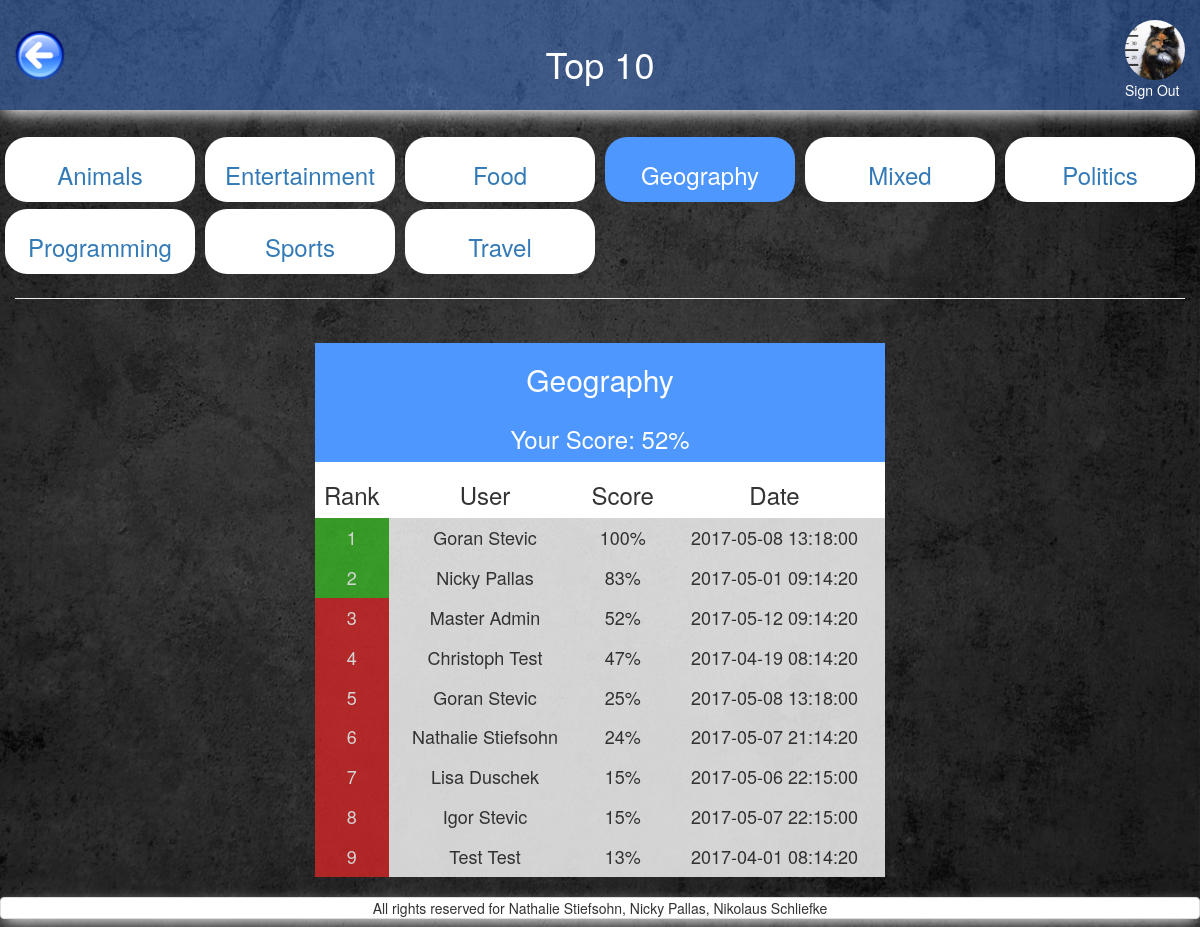
Page /top_10.php?selected_category_id=1 (signed in) on the earlier database version.
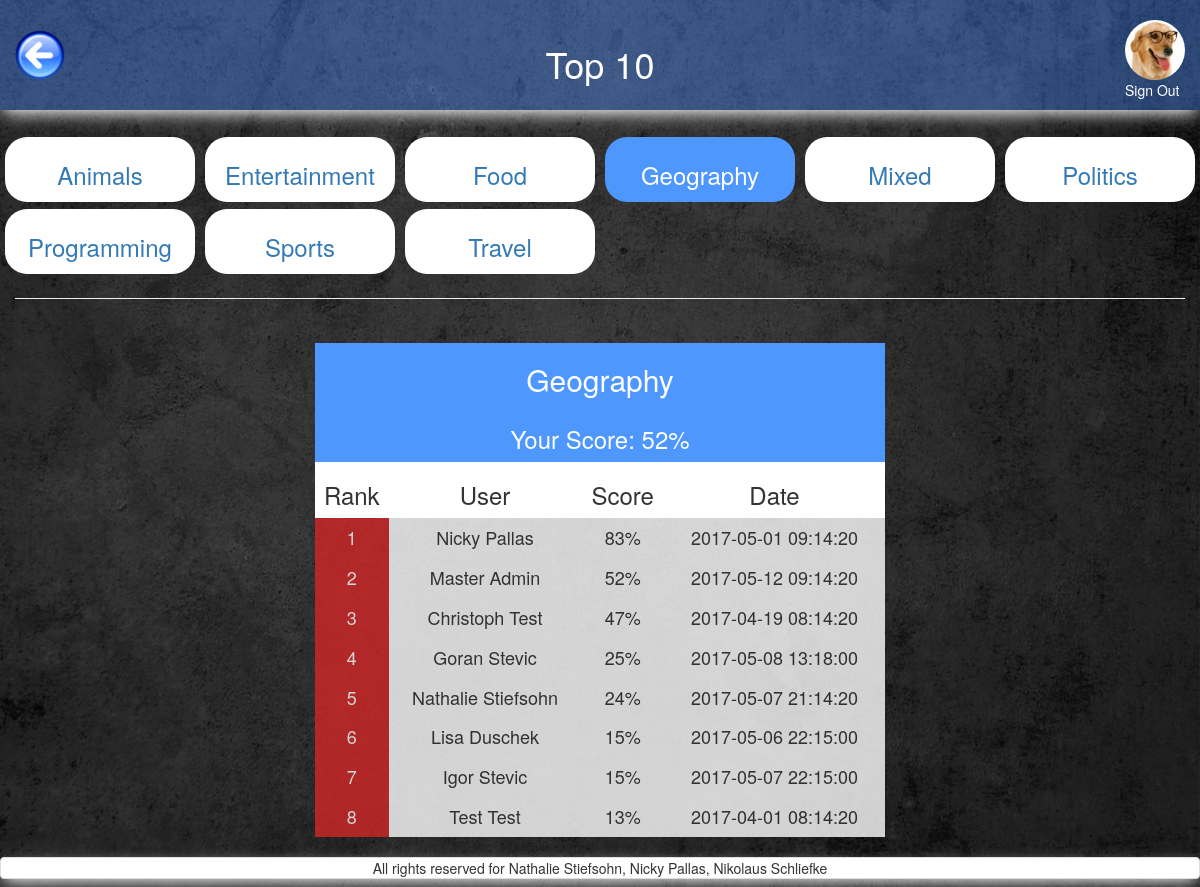
Same page on the later database version.
### tables this page shows
CREATE TABLE `users` (
  `id` int(11) NOT NULL,
  `FK_avatars` int(11) NOT NULL,
  `nickname` varchar(255) NOT NULL,
  `email` varchar(255) NOT NULL,
  `password` varchar(255) NOT NULL,
  `first_name` varchar(255) NOT NULL,
  `family_name` varchar(255) NOT NULL,
  `date_of_birth` date NOT NULL DEFAULT '1993-07-30'
);

CREATE TABLE `avatars` (
  `id` int(11) NOT NULL,
  `location` varchar(255) NOT NULL
);

CREATE TABLE `categories` (
  `id` int(11) NOT NULL,
  `category` varchar(13) NOT NULL,
  `image` varchar(255) NOT NULL DEFAULT 'default.png',
  `amount_questions` int(11) NOT NULL DEFAULT '8',
  `tries` int(11) NOT NULL DEFAULT '5',
  `passed_at` decimal(3,2) NOT NULL DEFAULT '0.60'
);

CREATE TABLE `quizzes` (
  `id` int(11) NOT NULL,
  `FK_users` int(11) NOT NULL,
  `FK_categories` int(11) NOT NULL,
  `scores` decimal(3,2) DEFAULT NULL,
  `start_timestamp` datetime NOT NULL,
  `end_timestamp` datetime DEFAULT NULL
);

### includes/start_session_user.php (called while the page is built, shortened)
<?php
 require_once 'dbconnect.php';
 $res=mysqli_query($con, "SELECT first_name, family_name, date_of_birth, nickname, users.id AS user_id, avatars.location AS avatar, avatars.id AS avatar_id, email FROM users
 	JOIN avatars ON users.FK_avatars=avatars.id
 	WHERE users.id=".$_SESSION['user']);
	 $userRow=mysqli_fetch_array($res);
	 $user_id = $userRow['user_id'];
	 $user_avatar = $userRow['avatar'];
?>

### query/my_quizzes_categories.php (called while the page is built)
<?php
$query_categories = "
    SELECT
        category,
        categories.id AS category_id,
        count(quizzes.id) AS games_played,
        avg(scores) AS average_score,
        max(start_timestamp) AS latest_timestamp
    FROM `quizzes`
    LEFT JOIN categories ON categories.id=quizzes.FK_categories
    where FK_users = ".$user_id."
    GROUP by category
    ORDER BY
        category ASC;
";
$res_categories = mysqli_query($con, $query_categories);
?>

### query/ranking_query.php (called while the page is built)
<?php
$query_ranking = "
    SELECT
        t1.*,
        first_name,
        family_name,
        nickname,
        passed_at
    FROM quizzes AS t1
    LEFT JOIN categories ON categories.id=t1.FK_categories
    JOIN users ON users.id = t1.FK_users
    LEFT JOIN quizzes AS t2
      ON t1.FK_users = t2.FK_users
            AND t1.start_timestamp < t2.start_timestamp
    WHERE t2.FK_users IS NULL
    and t1.fk_categories = ".$selected_category_id."
    ORDER BY
        scores Desc
";
$res_ranking = mysqli_query($con, $query_ranking);
?>

### top_10.php (the view, shortened to what the changed rows need)
<?php
require_once('includes/start_session_user.php');
?>
<?php
	$highlight="";
	$passed="";
	if(isset($_GET['selected_category_id'])){
		$selected_category_id = $_GET['selected_category_id'];
		$query_category_name = "
		    SELECT category, t1.scores
		    FROM quizzes AS t1
		    LEFT JOIN categories ON categories.id=t1.FK_categories
		    JOIN users ON users.id = t1.FK_users
		    LEFT JOIN quizzes AS t2
		      ON t1.FK_users = t2.FK_users
		            AND t1.start_timestamp < t2.start_timestamp
		    WHERE t2.FK_users IS NULL
		    and t1.fk_categories LIKE '".$selected_category_id."' and t1.FK_users=".$user_id
		    ;
		$res_category_name = mysqli_query($con, $query_category_name);
		$row_category_name  = mysqli_fetch_array($res_category_name);
		$category_name_selected = $row_category_name['category'];
		$scores_selected = $row_category_name['scores'];
	} else {
		$selected_category_id = '-1';
		$category_name_selected = "Pick a category from above";
		$scores_selected ="";
	}
?>
<!DOCTYPE html>
<html>
<head>
	<?php
require_once('includes/head_tag.php');
	?>
</head>
<body>
<div id="wrap">
  <div id="main" class="container-fluid clear-top">
    <header class="row shadow" id="header">
            <div class="col-xs-6 white text-center margin-top">
                <h1 class="heading_font">Top 10</h1>
            </div>
        <?php
        echo'
            <div class="col-xs-3">
                <a href="logout.php?logout" class="pull-right">
                    <img class="img-circle show_avatar border" src="'.$user_avatar.'" alt="avatar" id="avatar_img"><br>
                    Sign Out
                </a>
            </div>';
        ?>
    </header>
	<div class="row">
		<main class="col-xs-12">
			<section class="row">
				<div class="col-xs-12 text-center margin-top">
					<div class="row">
							<?php
								require_once('query/my_quizzes_categories.php');
				                while ($row_categories  = mysqli_fetch_array($res_categories)){
				                    $category = $row_categories['category'];
				                    $category_id=$row_categories['category_id'];
				                    if ($selected_category_id==$category_id){
				                    	$highlight="highlight";
				                    } else {
				                    	$highlight="";
				                    }
				                    echo '
							<a href="top_10.php?selected_category_id='.$category_id.'" class="">
	 							<div class="col-xs-6 col-sm-3 col-md-2">
									<div class="wrapper2 text-center" id="'.$highlight.'">
	 									<h3>'.$category.'</h3>
	 								</div>
								</div>
		 					</a>
				                    ';
				                }
			                ?>
	                </div>
				</div>
				<div class="col-xs-10 col-xs-offset-1 col-sm-6 col-sm-offset-3 margin-top">
                        <table class="table-hover text-center" >
                            <thead  id="white_background">
                                <tr id="first_row_table" class="white">
                                	<th colspan="4" class="text-center"><h2><?php echo $category_name_selected;  ?></h2></th>
                                </tr>
                                <?php
                                	if(isset($_GET['selected_category_id'])){
                                	echo'
                                <tr id="first_row_table" class="white">
                                	<th colspan="4" class="text-center"><h3>Your Score: '.($scores_selected*100).'%</h3></th>
                                </tr>
                                	';
                                	}
                                 ?>
                                <tr>
                                	<th class="text-center"><h3>Rank</h3></th>
                                	<th class="text-center"><h3>User</h3></th>
                                    <th class="text-center"><h3>Score</h3></th>
                                    <th class="text-center"><h3>Date</h3></th>
                                </tr>
                            </thead>
                            <tbody>
                                 <?php
                        include_once('query/ranking_query.php');
                        $rank=1;
                        while (($row_ranking  = mysqli_fetch_array($res_ranking)) AND ($rank <11)){
 							$first_name = $row_ranking['first_name'];
 							$family_name = $row_ranking['family_name'];
                            $score=$row_ranking['scores'];
                            $time_stamp=$row_ranking['start_timestamp'];
                            $passed_at=$row_ranking['passed_at'];
                            if ($score>=$passed_at){
                            	$passed="green_background";
                            } else {
                            	$passed="red_background";
                            }
                            echo '
                                <tr>
                                    <td  class="'.$passed.'"><h4>'.$rank.'</h4></td>
                                    <td><h4>'.$first_name.' '.$family_name.'</h4></td>
                                    <td><h4>'.number_format($score*100).'%</h4></td>
                                    <td><h4>'.$time_stamp.'</h4></td>
                                </tr>
                                ';
                         $rank++;
                        }
                        ?>
                            </tbody>
                        </table>
                    </div>
			</section>
		</main>
	</div>
  </div>
</div>
</body>
</html>

Differences in the rows shown:
removed quizzes: FK_users.first_name "Goran", FK_users.family_name "Stevic", $score*100 "100", start_timestamp "2017-05-08 13:18:00"
changed users: FK_avatars.location: a different picture
changed categories "Geography": passed_at 0.6 → 0.9 (drawn)
